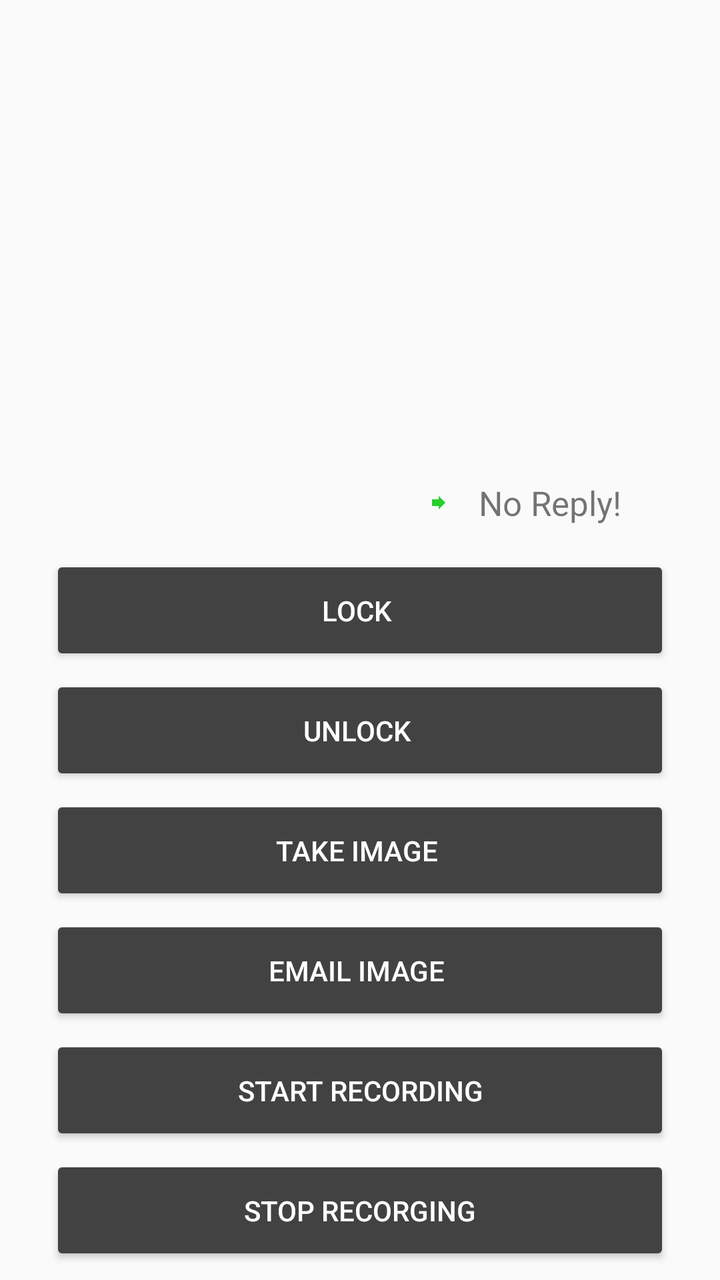
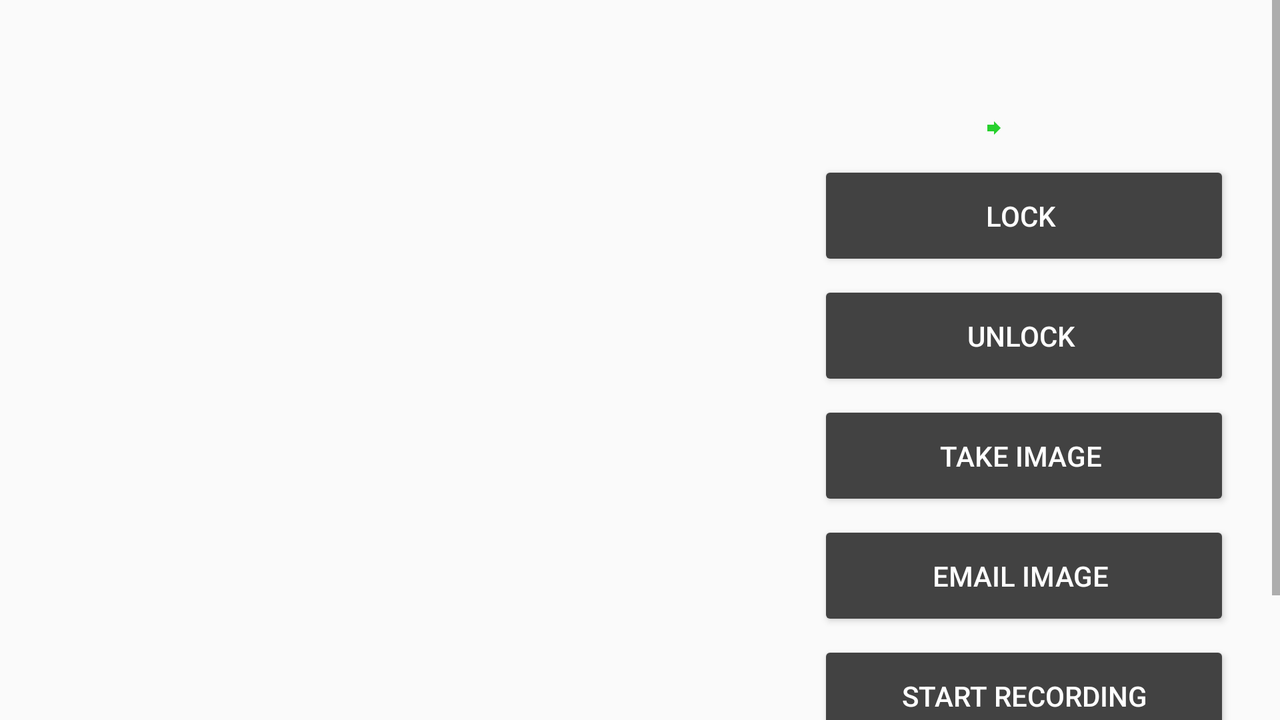

Two renders of one Android screen. The first uses the default layout on a phone; the second uses the alternative layout the repository ships for a different screen configuration, on a matching device. The two XML files are below.
<!-- AndroidManifest.xml: application theme AppTheme -->
<!-- res/layout/activity_home.xml -->
<?xml version="1.0" encoding="utf-8"?>
<LinearLayout xmlns:android="http://schemas.android.com/apk/res/android"
    xmlns:app="http://schemas.android.com/apk/res-auto"
    xmlns:tools="http://schemas.android.com/tools"
    android:layout_width="match_parent"
    android:layout_height="match_parent"
    android:orientation="vertical"
    tools:context="com.example.codebox.homelock.Home">

    <ImageView
        android:id="@+id/imageView"
        android:layout_width="match_parent"
        android:layout_height="230dp"
        android:src="@drawable/lock"
        android:padding="33dp"
        android:scaleType="fitCenter"
        android:layout_marginBottom="10dp"/>

    <LinearLayout
        android:layout_width="match_parent"
        android:layout_height="wrap_content"
        android:orientation="horizontal"
        android:layout_marginBottom="10dp"
        android:gravity="center">
        <LinearLayout
            android:orientation="horizontal"
            android:layout_width="0dp"
            android:gravity="center"
            android:layout_weight="1"
            android:layout_height="wrap_content">
            <ImageView
                android:id="@+id/dot"
                android:layout_width="10dp"
                android:layout_height="10dp"/>
            <TextView
                android:id="@+id/status"
                android:layout_width="wrap_content"
                android:layout_height="wrap_content"
                android:layout_marginLeft="15dp"
                android:layout_marginRight="15dp"
                android:textSize="17sp"
                android:textAlignment="center"/>
        </LinearLayout>
        <LinearLayout
            android:orientation="horizontal"
            android:layout_width="0dp"
            android:gravity="center"
            android:layout_weight="1"
            android:layout_height="wrap_content">
            <ImageView
                android:src="@drawable/reply"
                android:layout_width="10dp"
                android:layout_height="10dp"/>
            <TextView
                android:id="@+id/reply"
                android:layout_width="wrap_content"
                android:layout_height="wrap_content"
                android:layout_marginLeft="15dp"
                android:layout_marginRight="15dp"
                android:textSize="17sp"
                android:text="No Reply!"
                android:textAlignment="center"/>
        </LinearLayout>
    </LinearLayout>

    <ScrollView
        android:layout_width="match_parent"
        android:layout_height="wrap_content">
        <LinearLayout
            android:layout_marginLeft="10dp"
            android:layout_marginRight="10dp"
            android:layout_width="match_parent"
            android:layout_height="wrap_content"
            android:orientation="vertical">


            <Button
                android:id="@+id/lock"
                android:layout_marginTop="5dp"
                android:layout_marginLeft="15dp"
                android:layout_marginRight="15dp"
                android:layout_width="match_parent"
                android:layout_height="55dp"
                android:text="Lock "
                android:textColor="#FFF" />
            <Button
                android:id="@+id/unlock"
                android:layout_marginTop="5dp"
                android:layout_marginLeft="15dp"
                android:layout_marginRight="15dp"
                android:layout_width="match_parent"
                android:layout_height="55dp"
                android:text="Unlock "
                android:textColor="#FFF" />
            <Button
                android:id="@+id/takeImage"
                android:layout_marginTop="5dp"
                android:layout_marginLeft="15dp"
                android:layout_marginRight="15dp"
                android:layout_width="match_parent"
                android:layout_height="55dp"
                android:text="Take Image "
                android:textColor="#FFF" />

            <Button
                android:id="@+id/mailImage"
                android:layout_marginTop="5dp"
                android:layout_marginLeft="15dp"
                android:layout_marginRight="15dp"
                android:layout_width="match_parent"
                android:layout_height="55dp"
                android:text="Email Image "
                android:textColor="#FFF" />

            <Button
                android:id="@+id/start_recording"
                android:layout_marginTop="5dp"
                android:layout_marginLeft="15dp"
                android:layout_marginRight="15dp"
                android:layout_width="match_parent"
                android:layout_height="55dp"
                android:text="Start Recording"
                android:textColor="#FFF" />

            <Button
                android:id="@+id/stop_recording"
                android:layout_marginTop="5dp"
                android:layout_marginLeft="15dp"
                android:layout_marginRight="15dp"
                android:layout_width="match_parent"
                android:layout_height="55dp"
                android:text="Stop Recorging"
                android:textColor="#FFF" />
        </LinearLayout>
    </ScrollView>



</LinearLayout>
<!-- resources referenced by this layout -->
<resources>
  <!-- drawable reply (drawable) -->
  <vector android:alpha="0.85" android:height="24dp"
      android:tint="#00C807" android:viewportHeight="24.0"
      android:viewportWidth="24.0" android:width="24dp" xmlns:android="http://schemas.android.com/apk/res/android">
      <path android:fillColor="#FF000000" android:pathData="M12,8V4l8,8 -8,8v-4H4V8z"/>
  </vector>
  <style name="AppTheme" parent="Theme.AppCompat.Light.DarkActionBar">
          
          <item name="colorPrimary">#424242</item>
          <item name="colorPrimaryDark">#212121</item>
          <item name="colorAccent">#158e00</item>
          <item name="colorButtonNormal">#424242</item>
  
          <item name="android:colorControlHighlight" tools:targetApi="lollipop">#158e00</item>
      </style>
</resources>
<!-- res/layout-land/activity_home.xml (the repository's variant of the layout above) -->
<!-- drawn on the phone turned sideways -->
<?xml version="1.0" encoding="utf-8"?>
<LinearLayout xmlns:android="http://schemas.android.com/apk/res/android"
    xmlns:app="http://schemas.android.com/apk/res-auto"
    xmlns:tools="http://schemas.android.com/tools"
    android:layout_width="match_parent"
    android:layout_height="match_parent"
    android:orientation="horizontal"
    tools:context="com.example.codebox.homelock.Home">

    <LinearLayout
        android:layout_width="0dp"
        android:layout_weight="3"
        android:layout_height="match_parent">
        <ImageView
            android:id="@+id/imageView"
            android:layout_width="match_parent"
            android:layout_height="match_parent"
            android:src="@drawable/lock"
            android:padding="33dp"
            android:scaleType="fitCenter"/>
    </LinearLayout>


    <LinearLayout
        android:layout_width="0dp"
        android:layout_weight="2"
        android:layout_height="match_parent">
        <ScrollView
            android:layout_width="match_parent"
            android:layout_height="wrap_content">

            <LinearLayout
                android:paddingTop="30dp"
                android:layout_marginLeft="10dp"
                android:layout_marginRight="10dp"
                android:layout_width="match_parent"
                android:layout_height="wrap_content"
                android:orientation="vertical">

                <LinearLayout
                    android:layout_width="match_parent"
                    android:layout_height="wrap_content"
                    android:orientation="horizontal"
                    android:gravity="center">
                    <ImageView
                        android:id="@+id/dot"
                        android:layout_width="10dp"
                        android:layout_height="10dp"/>
                    <TextView
                        android:id="@+id/status"
                        android:layout_width="wrap_content"
                        android:layout_height="wrap_content"
                        android:layout_marginLeft="15dp"
                        android:layout_marginRight="15dp"
                        android:textSize="17sp"
                        android:textAlignment="center"/>
                </LinearLayout>
            <LinearLayout
                android:layout_width="match_parent"
                android:layout_height="wrap_content"
                android:orientation="horizontal"
                android:gravity="center">
                <ImageView
                    android:src="@drawable/reply"
                    android:layout_width="10dp"
                    android:layout_height="10dp"/>
                <TextView
                    android:id="@+id/reply"
                    android:layout_width="wrap_content"
                    android:layout_height="wrap_content"
                    android:layout_marginLeft="15dp"
                    android:layout_marginRight="15dp"
                    android:textSize="17sp"
                    android:textAlignment="center"/>
            </LinearLayout>
                <Button
                    android:id="@+id/lock"
                    android:layout_marginTop="5dp"
                    android:layout_marginLeft="15dp"
                    android:layout_marginRight="15dp"
                    android:layout_width="match_parent"
                    android:layout_height="55dp"
                    android:text="Lock "
                    android:textColor="#FFF" />
                <Button
                    android:id="@+id/unlock"
                    android:layout_marginTop="5dp"
                    android:layout_marginLeft="15dp"
                    android:layout_marginRight="15dp"
                    android:layout_width="match_parent"
                    android:layout_height="55dp"
                    android:text="Unlock "
                    android:textColor="#FFF" />
                <Button
                    android:id="@+id/takeImage"
                    android:layout_marginTop="5dp"
                    android:layout_marginLeft="15dp"
                    android:layout_marginRight="15dp"
                    android:layout_width="match_parent"
                    android:layout_height="55dp"
                    android:text="Take Image "
                    android:textColor="#FFF" />
                <Button
                    android:id="@+id/mailImage"
                    android:layout_marginTop="5dp"
                    android:layout_marginLeft="15dp"
                    android:layout_marginRight="15dp"
                    android:layout_width="match_parent"
                    android:layout_height="55dp"
                    android:text="Email Image "
                    android:textColor="#FFF" />

                <Button
                    android:id="@+id/start_recording"
                    android:layout_marginTop="5dp"
                    android:layout_marginLeft="15dp"
                    android:layout_marginRight="15dp"
                    android:layout_width="match_parent"
                    android:layout_height="55dp"
                    android:text="Start Recording"
                    android:textColor="#FFF" />

                <Button
                    android:id="@+id/stop_recording"
                    android:layout_marginTop="5dp"
                    android:layout_marginLeft="15dp"
                    android:layout_marginRight="15dp"
                    android:layout_width="match_parent"
                    android:layout_height="55dp"
                    android:text="Stop Recorging"
                    android:textColor="#FFF" />
            </LinearLayout>
        </ScrollView>

    </LinearLayout>


</LinearLayout>
